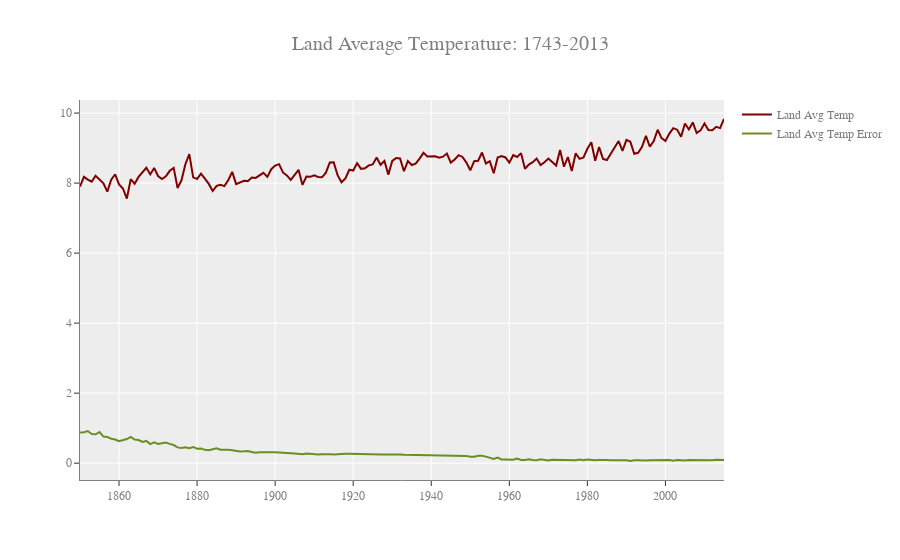

The notebook cell this image was saved under:
### Code cell
# Creating the graph
fig = go.Figure()
fig.update_layout(title="Land Average Temperature: 1743-2013", title_font_size = 20,
                  font=dict( family="Courier New, monospace", size=12,color="#7f7f7f"),
                  template = "ggplot2", hovermode= 'closest')
fig.update_xaxes(showline=True, linewidth=1, linecolor='gray')
fig.update_yaxes(showline=True, linewidth=1, linecolor='gray')

fig.add_trace(go.Scatter(x = group_Data_GlobalTemperatures.index, y = group_Data_GlobalTemperatures['LandAverageTemperature'], mode = 'lines',
                        name = 'Land Avg Temp', marker_color='rgb(128, 0, 0)'))

fig.add_trace(go.Scatter(x = group_Data_GlobalTemperatures.index, y = group_Data_GlobalTemperatures['LandAverageTemperatureUncertainty'], mode = 'lines',
                        name = 'Land Avg Temp Error', marker_color = 'rgb(107,142,35)'))

### Figure 1 — Plotly figure (JSON) as saved in the notebook; plotly's stock layout.template omitted (floating-point values rounded to 4 significant figures; data arrays with more than 128 entries replaced by an {"elided": "..."} marker saying what was removed)
{"data": [{"marker": {"color": "rgb(128, 0, 0)"}, "mode": "lines", "name": "Land Avg Temp", "type": "scatter", "x": {"elided": "166 int values"}, "y": {"elided": "166 float values"}}, {"marker": {"color": "rgb(107,142,35)"}, "mode": "lines", "name": "Land Avg Temp Error", "type": "scatter", "x": {"elided": "166 int values"}, "y": {"elided": "166 float values"}}], "layout": {"font": {"color": "#7f7f7f", "family": "Courier New, monospace", "size": 12}, "hovermode": "closest", "title": {"font": {"size": 20}, "text": "Land Average Temperature: 1743-2013"}, "xaxis": {"linecolor": "gray", "linewidth": 1, "showline": true}, "yaxis": {"linecolor": "gray", "linewidth": 1, "showline": true}}}
